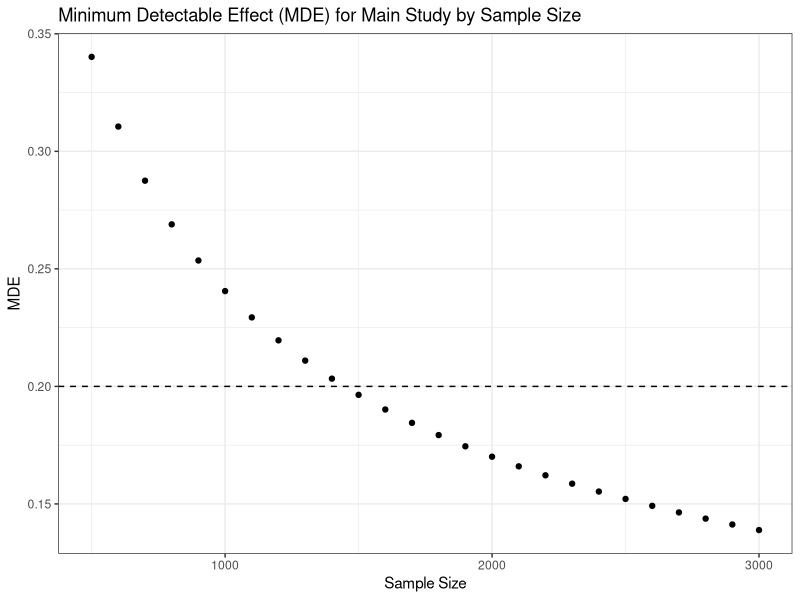

This figure's R source:
## ---- chunk 1
require(tidyverse)
#Standard deviations of outcome measure for treatment & control groups calculated from pilot study results
#The ones provided are for purposes of demonstration
#We assume one treatment and control group--you will need to adjust to study specifics
sd_control <- 1.5
sd_treat <- 1.2
#MDE calculation for various possible sample sizes
N <- seq(from=500, to=3000, by=100)
MDE <- vector()
for (i in 1:length(N)){
  #We assume an equal number of participants in treatment and control--you will need to adjust to study specifics
  MDE[i] <- 2.8 * sqrt((sd_control^2/(N[i]/2)) + (sd_treat^2/(N[i]/2))) #The true effect size must be at least 2.8 standard errors from zero to detect it with 80% probability using 95% confidence intervals (Gelman and Hill 2006). To estimate the standard error of the ATE, we use equation 3.6 in @gerber_green_2012. Thus, simply multiply 2.8 by the standard error of the ATE to calculate the MDE. 
}
#Visualizing results to identify target sample size for main study
mde_data <- as.data.frame(cbind(N, MDE))
mde_plot <- ggplot(mde_data, aes(x=N, y=MDE)) + geom_point() +
  xlab("Sample Size") + ylab("MDE") + ggtitle("Minimum Detectable Effect (MDE) for Main Study by Sample Size") + 
  theme_bw() +
  geom_hline(yintercept = .2, lty = "dashed")
mde_plot
